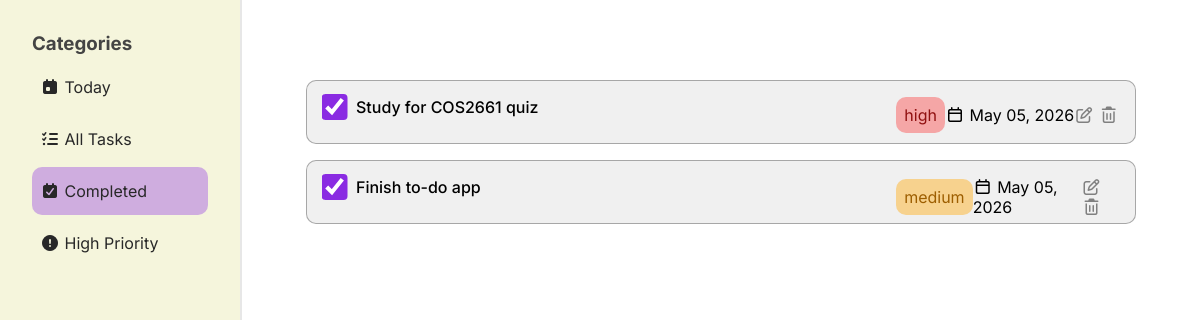
Before: /completed-tasks (signed in) with the older database file.
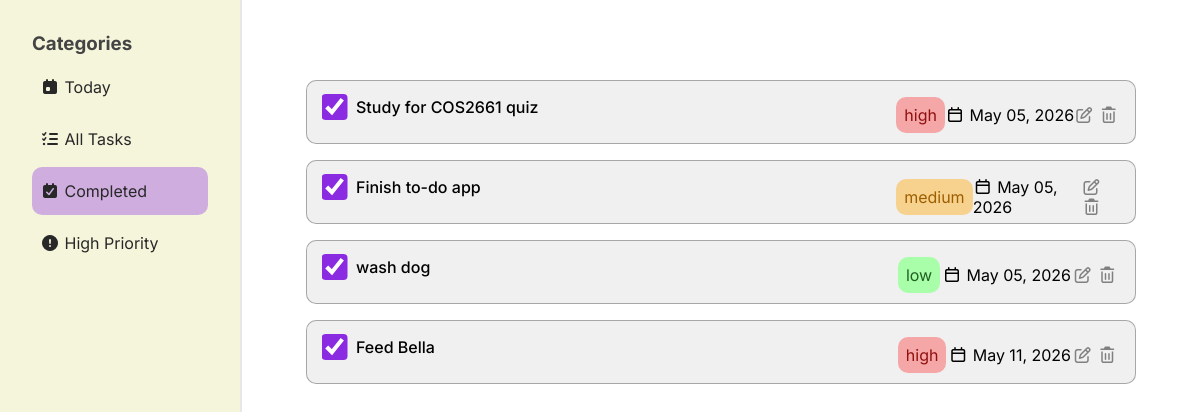
After: the same page with the newer database file.
### website/models.py (models this page shows)
class Task(db.Model):
    task_name = db.Column(db.String(1000))
    complete = db.Column(db.Boolean, default=False)
    due = db.Column(db.Date, default=func.now())
    priority = db.Column(db.String(150))
    id = db.Column(db.Integer, primary_key=True)
    user_id = db.Column(db.Integer, db.ForeignKey('user.id'))

### website/views.py (the view)
@views.route("/completed-tasks")
@login_required
def completed_tasks():
    return render_template("completed.html", user=current_user)

### website/__init__.py (called while the page is built)
def create_app():
    app = Flask(__name__)
    app.config['SECRET_KEY'] = 'djfspfaskddshfosjcks'
    app.config['SQLALCHEMY_DATABASE_URI'] = f'sqlite:///{DB_NAME}'
    db.init_app(app)
    from .auth import auth
    from .views import views
    app.register_blueprint(auth, url_prefix="/auth")
    app.register_blueprint(views, url_prefix="/")
    create_database(app)
    from .models import User
    login_manager = LoginManager()
    login_manager.login_view = 'auth.login'
    login_manager.init_app(app)
    @login_manager.user_loader
    def load_user(id):
        return User.query.get(int(id))
    return app

### website/templates/completed.html
{% extends 'home.html'%} {% block tab1 %} {% endblock %} {% block tab2 %} {%
endblock %} {% block tab3 %}selected{% endblock %} {% block tab4 %} {% endblock
%} {% block dashboard %}
<form class="tasks-container">
  {% if user.tasks %} {% for task in user.tasks %} {% if task.complete %}
  <div
    class="task"
    id="{{ task.id }}-task"
    data-due="{{ task.due.isoformat() }}"
    data-complete="{{ task.complete }}"
  >
    <div>
      <input
        type="checkbox"
        {%
        if
        task.complete
        %}
        checked
        {%
        endif
        %}
        id=""
        onChange="updateTask({{ task.id }})"
      />
      <div class="task-name">
        <p>{{task.task_name}}</p>
      </div>
    </div>
    <div class="task-details">
      <div class="task-priority {{task.priority}}">{{task.priority}}</div>
      <div class="task-date">
        <i class="fa-regular fa-calendar"></i>
        {{task.due.strftime("%b %d, %Y")}}
      </div>
      <div class="edit-delete-buttons">
        <button type="button" onClick="editTask({{ task.id }})">
          <i class="fa-regular fa-pen-to-square"></i>
        </button>
        <button type="button" onClick="deleteTask({{ task.id }})">
          <i class="fa-regular fa-trash-can"></i>
        </button>
      </div>
    </div>
  </div>
  {% endif %} {% endfor %} {% endif %}
</form>
{% endblock %}

Changed rows visible on the page:
now on this page (row edited): Task: complete "☑", task_name "wash dog", priority "low", due "May 05, 2026"
added Task: complete "☑", task_name "Feed Bella", priority "high", due "May 11, 2026"
